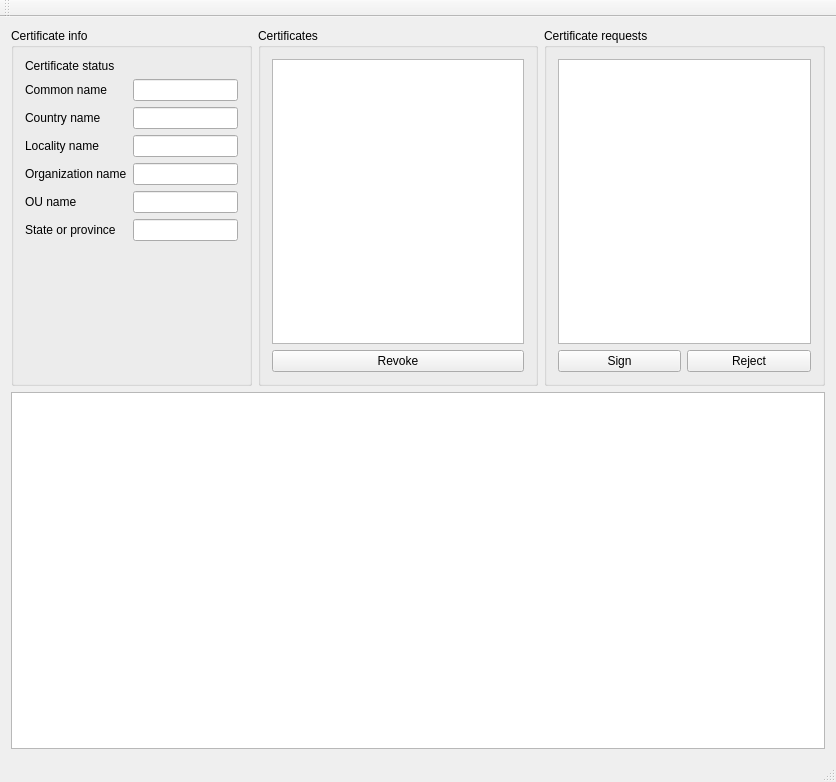
<?xml version="1.0" encoding="UTF-8"?>
<ui version="4.0">
 <class>toy_ca_tClass</class>
 <widget class="QMainWindow" name="toy_ca_tClass">
  <property name="geometry">
   <rect>
    <x>0</x>
    <y>0</y>
    <width>836</width>
    <height>782</height>
   </rect>
  </property>
  <property name="windowTitle">
   <string>toy_ca_t</string>
  </property>
  <widget class="QWidget" name="centralWidget">
   <layout class="QVBoxLayout" name="verticalLayout_2">
    <item>
     <layout class="QHBoxLayout" name="horizontalLayout">
      <item>
       <widget class="QGroupBox" name="groupBox_3">
        <property name="sizePolicy">
         <sizepolicy hsizetype="Expanding" vsizetype="Preferred">
          <horstretch>0</horstretch>
          <verstretch>0</verstretch>
         </sizepolicy>
        </property>
        <property name="title">
         <string>Certificate info</string>
        </property>
        <layout class="QVBoxLayout" name="verticalLayout_3">
         <item>
          <layout class="QGridLayout" name="gridLayout_2">
           <item row="0" column="0">
            <widget class="QLabel" name="label_5">
             <property name="text">
              <string>Certificate status</string>
             </property>
            </widget>
           </item>
           <item row="0" column="1">
            <widget class="QLabel" name="signature_status_label">
             <property name="text">
              <string>&lt;unknown&gt;</string>
             </property>
            </widget>
           </item>
           <item row="1" column="0">
            <widget class="QLabel" name="label_7">
             <property name="text">
              <string>Common name</string>
             </property>
            </widget>
           </item>
           <item row="2" column="0">
            <widget class="QLabel" name="label_8">
             <property name="text">
              <string>Country name</string>
             </property>
            </widget>
           </item>
           <item row="3" column="0">
            <widget class="QLabel" name="label_9">
             <property name="text">
              <string>Locality name</string>
             </property>
            </widget>
           </item>
           <item row="4" column="0">
            <widget class="QLabel" name="label_10">
             <property name="text">
              <string>Organization name</string>
             </property>
            </widget>
           </item>
           <item row="5" column="0">
            <widget class="QLabel" name="label_11">
             <property name="text">
              <string>OU name</string>
             </property>
            </widget>
           </item>
           <item row="6" column="0">
            <widget class="QLabel" name="label_12">
             <property name="text">
              <string>State or province</string>
             </property>
            </widget>
           </item>
           <item row="1" column="1">
            <widget class="QLineEdit" name="common_name_edit">
             <property name="text">
              <string/>
             </property>
             <property name="readOnly">
              <bool>true</bool>
             </property>
            </widget>
           </item>
           <item row="2" column="1">
            <widget class="QLineEdit" name="country_name_edit">
             <property name="text">
              <string/>
             </property>
             <property name="readOnly">
              <bool>true</bool>
             </property>
            </widget>
           </item>
           <item row="3" column="1">
            <widget class="QLineEdit" name="locality_name_edit">
             <property name="text">
              <string/>
             </property>
             <property name="readOnly">
              <bool>true</bool>
             </property>
            </widget>
           </item>
           <item row="4" column="1">
            <widget class="QLineEdit" name="organization_name_edit">
             <property name="text">
              <string/>
             </property>
             <property name="readOnly">
              <bool>true</bool>
             </property>
            </widget>
           </item>
           <item row="5" column="1">
            <widget class="QLineEdit" name="organization_unit_name_edit">
             <property name="text">
              <string/>
             </property>
             <property name="readOnly">
              <bool>true</bool>
             </property>
            </widget>
           </item>
           <item row="6" column="1">
            <widget class="QLineEdit" name="state_or_province_name_edit">
             <property name="text">
              <string/>
             </property>
             <property name="readOnly">
              <bool>true</bool>
             </property>
            </widget>
           </item>
          </layout>
         </item>
         <item>
          <widget class="QWidget" name="widget" native="true"/>
         </item>
        </layout>
       </widget>
      </item>
      <item>
       <widget class="QGroupBox" name="groupBox">
        <property name="title">
         <string>Certificates</string>
        </property>
        <layout class="QVBoxLayout" name="verticalLayout">
         <item>
          <layout class="QGridLayout" name="gridLayout_3">
           <item row="1" column="0">
            <widget class="QPushButton" name="revoke_button">
             <property name="text">
              <string>Revoke</string>
             </property>
            </widget>
           </item>
           <item row="0" column="0">
            <widget class="QListWidget" name="certificates_list"/>
           </item>
          </layout>
         </item>
        </layout>
       </widget>
      </item>
      <item>
       <widget class="QGroupBox" name="groupBox_2">
        <property name="title">
         <string>Certificate requests</string>
        </property>
        <layout class="QHBoxLayout" name="horizontalLayout_3">
         <item>
          <layout class="QGridLayout" name="gridLayout_4">
           <item row="1" column="0">
            <widget class="QPushButton" name="sign_button">
             <property name="text">
              <string>Sign</string>
             </property>
            </widget>
           </item>
           <item row="1" column="1">
            <widget class="QPushButton" name="reject_button">
             <property name="text">
              <string>Reject</string>
             </property>
            </widget>
           </item>
           <item row="0" column="0" colspan="2">
            <widget class="QListWidget" name="requests_list"/>
           </item>
          </layout>
         </item>
        </layout>
       </widget>
      </item>
     </layout>
    </item>
    <item>
     <widget class="QPlainTextEdit" name="log_window">
      <property name="plainText">
       <string/>
      </property>
     </widget>
    </item>
   </layout>
  </widget>
  <widget class="QToolBar" name="mainToolBar">
   <attribute name="toolBarArea">
    <enum>TopToolBarArea</enum>
   </attribute>
   <attribute name="toolBarBreak">
    <bool>false</bool>
   </attribute>
  </widget>
  <widget class="QStatusBar" name="statusBar"/>
  <widget class="QMenuBar" name="menuBar">
   <property name="geometry">
    <rect>
     <x>0</x>
     <y>0</y>
     <width>836</width>
     <height>18</height>
    </rect>
   </property>
  </widget>
 </widget>
 <layoutdefault spacing="6" margin="11"/>
 <resources>
  <include location="toy_ca_t.qrc"/>
 </resources>
 <connections/>
</ui>
